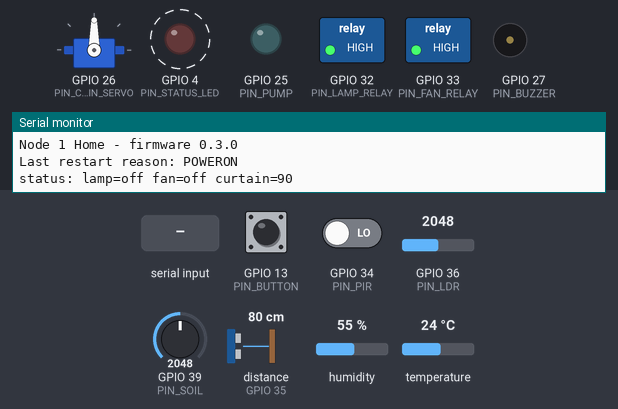
This sketch was run on a simulated ESP32. Shown: servo, switched loads named in the sketch (green lamp = pin HIGH), output pins drawn as LEDs (lit = HIGH), buzzer (waves = sounding), the last lines printed to the serial monitor. Wiring (from diagram.json): ultrasonic range finder: trigger GPIO 15; echo GPIO 35. Dashed ring = blinking. The test bench sets the inputs (shaded band); at power-on: GPIO 13 (PIN_BUTTON) HIGH, GPIO 34 (PIN_PIR) LOW, GPIO 36 (PIN_LDR) = 2048, GPIO 39 (PIN_SOIL) = 2048, distance to the obstacle (sensor on GPIO 35) 80 cm, humidity 55 %, temperature 24 °C. The echo pulse lasts 58.3 µs per cm; pins used as bus, display or sensor lines are not drawn.

Above: at 1.7 s.
1.8 s: GPIO 13 (PIN_BUTTON) pulled LOW for 0.15 s
At 3.3 s:
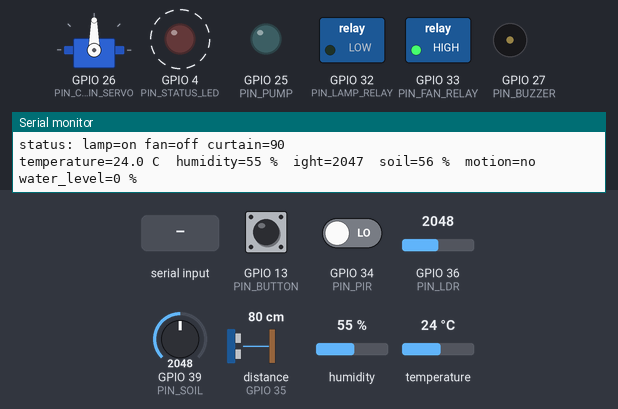
6.4 s: "fan on\n" received over Serial
At 8.2 s:
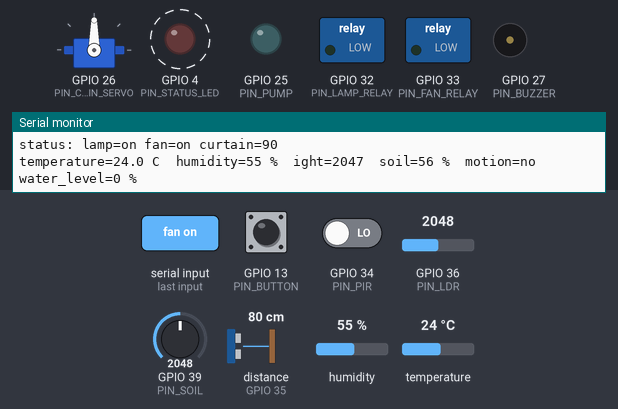
10.8 s: "lamp off\n" received over Serial
At 11.9 s:
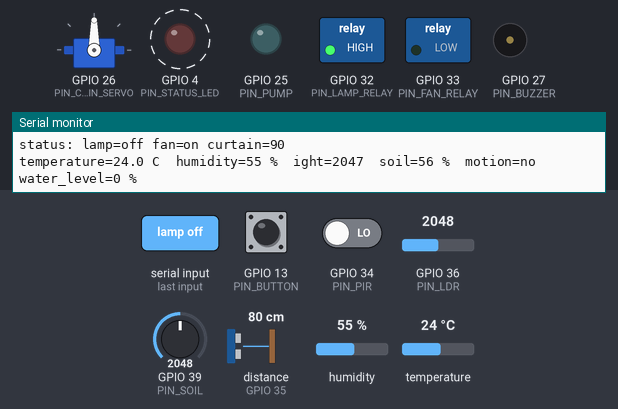
15.1 s: "fan off\n" received over Serial
At 16.7 s:
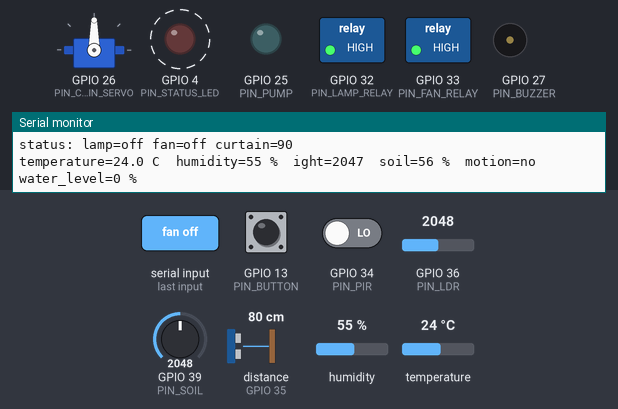
21.8 s: "beep\n" received over Serial
At 21.87 s:
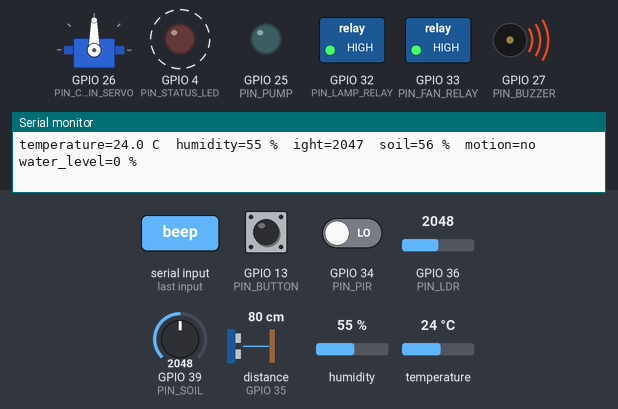
Timing chart, 0 to 29.8 s (numbered marks = the images above; inputs shaded):
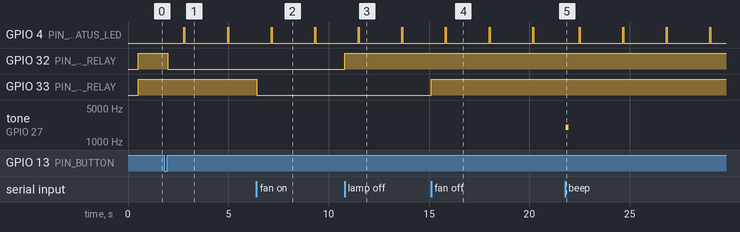

Measured:
- after the input at 1.8 s, GPIO 32 (PIN_LAMP_RELAY): HIGH → LOW after 0.18 s
- after the input at 6.4 s, GPIO 33 (PIN_FAN_RELAY): HIGH → LOW at once
- after the input at 10.8 s, GPIO 32 (PIN_LAMP_RELAY): LOW → HIGH at once
- after the input at 15.1 s, GPIO 33 (PIN_FAN_RELAY): LOW → HIGH at once
- after the input at 21.8 s, tone on GPIO 27 (PIN_BUZZER): silent → 2000 Hz at once, → silent 0.15 s later
- by itself, GPIO 4 (PIN_STATUS_LED): alternates HIGH for 0.05 s and LOW for 2.1 s

The sketch:

node-1-home.ino
```cpp
// Node 1 "Home" - firmware v0.3.0 (updated in Module 6)
// The running project: Mini Smart Home.
//
// New in v0.3.0: all five Node 1 sensors are read for real (DHT22, LDR, soil sensor,
// PIR, HC-SR04), plus a first, local version of two automation rules:
// "automatic watering" (refused if the water tank is too low) and "automatic lamp".
// You can still try the actuators from the Serial Monitor, for example:
// lamp on, fan off, pump 3, curtain 90, beep, status.
//
// Libraries: ESP32Servo version 3.2.1, DHT sensor library version 1.4.7
// (installed with it: Adafruit Unified Sensor version 1.1.15).

#include <ESP32Servo.h>
#include <DHT.h>
#include <esp_system.h>  // esp_reset_reason()

const String FIRMWARE_VERSION = "0.3.0";

// ---------- Node 1 canonical pin map (copied from PIN-MAP.md) ----------
const int PIN_STATUS_LED = 4;      // Module 2
const int PIN_BUTTON = 13;         // Module 5, INPUT_PULLUP
const int PIN_LAMP_RELAY = 32;     // Module 5, active-LOW relay
const int PIN_FAN_RELAY = 33;      // Module 5, active-LOW relay
const int PIN_PUMP = 25;           // Module 5, IRLZ44N MOSFET gate
const int PIN_CURTAIN_SERVO = 26;  // Module 5, SG90 servo
const int PIN_BUZZER = 27;         // Module 5, passive buzzer
const int PIN_DHT = 14;            // Module 6, DHT22
const int PIN_LDR = 36;            // Module 6, VP: LDR (ADC1)
const int PIN_SOIL = 39;           // Module 6, VN: capacitive soil sensor (ADC1)
const int PIN_PIR = 34;            // Module 6, PIR
const int PIN_TRIG = 15;           // Module 6, HC-SR04 TRIG
const int PIN_ECHO = 35;           // Module 6, HC-SR04 ECHO through a voltage divider
// Reserved for later modules (don't use them for anything else):
// Module 7: I2C SDA = 21, SCL = 22; microSD SCK = 18, MISO = 19, MOSI = 23, CS = 5
// Module 15: RS-485 RX = 16, TX = 17, DE/RE = 2

const int DEBOUNCE_DELAY = 30;     // milliseconds, for debouncing the button
const int LOOP_DELAY = 10;         // loop() repeats about every 10 milliseconds
const int LOOPS_PER_REPORT = 200;  // 200 x 10 ms = about 2 seconds

// ---------- Module 6: your calibration results (Practices 3 and 6) ----------
const int SOIL_DRY = 3000;          // raw soil sensor value in air
const int SOIL_WET = 1300;          // raw soil sensor value in water
const float DISTANCE_EMPTY = 20.0;  // cm: from the sensor to the bottom of the tank
const float DISTANCE_FULL = 5.0;    // cm: from the sensor to the water surface when the tank is full

// ---------- Module 6: automation rules, local version ----------
const int SOIL_WATERING_THRESHOLD = 30;  // Appendix A: "soil_watering"
const int MIN_WATER_LEVEL = 20;          // the pump is refused if the tank is less than 20% full
const int WATERING_SECONDS = 3;          // how long the pump runs when watering automatically
const int WATERING_COOLDOWN = 15;        // after a watering attempt, wait 15 reports (about 30 seconds)
const int DARK_THRESHOLD = 1000;         // light below this counts as dark

// The sensor data form. Its field names match the data contract (Syllabus Appendix A) EXACTLY.
struct SensorReading {
  float temperature;  // degrees Celsius; NAN if the DHT22 can't be read
  int humidity;       // percent; -1 if the DHT22 can't be read
  int light;          // 0 (pitch dark) to 4095 (very bright)
  int soil;           // percent: 0 = as dry as in air, 100 = as wet as in water
  bool motion;        // true if the PIR sees motion
  int water_level;    // percent of the tank filled; -1 if the HC-SR04 echo doesn't come back
};

// Current actuator states (sent later in the "ack", Appendix A)
bool lampOn = false;
bool fanOn = false;
int curtainAngle = 90;

bool lampByAutomation = false;  // true if the lamp was turned on by autoLamp()
int wateringCooldownLeft = 0;   // how many more reports before watering may be tried again

Servo curtainServo;
DHT dht(PIN_DHT, DHT22);
int loopCount = 0;

// ---------- Module 5: last restart reason (same names as Appendix A) ----------
// Turns the restart reason code into a word that is easy to read.
String resetReasonName() {
  esp_reset_reason_t reason = esp_reset_reason();
  if (reason == ESP_RST_POWERON) {
    return "POWERON";  // just powered on, EN button pressed, or a program has finished uploading
  }
  if (reason == ESP_RST_BROWNOUT) {
    return "BROWNOUT";  // the voltage briefly dropped too low
  }
  if (reason == ESP_RST_SW) {
    return "SW";  // the program itself asked for a restart
  }
  if (reason == ESP_RST_PANIC) {
    return "PANIC";  // the program crashed
  }
  if (reason == ESP_RST_INT_WDT || reason == ESP_RST_TASK_WDT || reason == ESP_RST_WDT) {
    return "WDT";  // a "watchdog" restarted a stuck program (Module 8)
  }
  if (reason == ESP_RST_DEEPSLEEP) {
    return "DEEPSLEEP";  // woke up from deep sleep (Module 9)
  }
  return "UNKNOWN";  // some other reason that rarely happens
}

// ---------- Module 5: actuators ----------
void setLamp(bool isOn) {
  lampOn = isOn;
  lampByAutomation = false;  // assume a manual command; autoLamp() marks its own
  if (isOn) {
    digitalWrite(PIN_LAMP_RELAY, LOW);  // active-LOW relay
  } else {
    digitalWrite(PIN_LAMP_RELAY, HIGH);
  }
}

void setFan(bool isOn) {
  fanOn = isOn;
  if (isOn) {
    digitalWrite(PIN_FAN_RELAY, LOW);
  } else {
    digitalWrite(PIN_FAN_RELAY, HIGH);
  }
}

// Module 6: the pump only runs if the tank has enough water, measured right before the pump starts.
void runPump(int seconds) {
  seconds = constrain(seconds, 1, 10);  // safety limit: 1-10 seconds
  delay(60);  // HC-SR04 datasheet: wait at least 60 ms after the previous measurement (Concept 10)
  int waterLevel = readWaterLevel();
  if (waterLevel < MIN_WATER_LEVEL) {  // -1 (unreadable) is smaller too, so it is refused as well
    Serial.print("pump REFUSED: water level ");
    if (waterLevel < 0) {
      Serial.println("unreadable");
    } else {
      Serial.print("only ");
      Serial.print(waterLevel);
      Serial.println(" %");
    }
    return;
  }
  Serial.print("pump running for ");
  Serial.print(seconds);
  Serial.println(" seconds...");
  digitalWrite(PIN_PUMP, HIGH);
  delay(seconds * 1000);  // still blocks for now; Module 8 makes it work without delay()
  digitalWrite(PIN_PUMP, LOW);
}

void setCurtain(int angle) {
  curtainAngle = constrain(angle, 0, 180);
  curtainServo.write(curtainAngle);
}

void soundBuzzer() {
  ledcWriteTone(PIN_BUZZER, 2000);  // 2,000 Hz
  delay(150);
  ledcWriteTone(PIN_BUZZER, 0);
}

// ---------- Module 5: set up all the pins ----------
void setupPins() {
  pinMode(PIN_STATUS_LED, OUTPUT);
  pinMode(PIN_BUTTON, INPUT_PULLUP);

  pinMode(PIN_LAMP_RELAY, OUTPUT);
  pinMode(PIN_FAN_RELAY, OUTPUT);
  setLamp(false);  // switch off right away: pinMode(OUTPUT) has just made the pin LOW (= relay pulls in)
  setFan(false);

  pinMode(PIN_PUMP, OUTPUT);
  digitalWrite(PIN_PUMP, LOW);

  // The servo is attached BEFORE the buzzer: this order keeps the two from fighting over a PWM channel.
  curtainServo.setPeriodHertz(50);
  curtainServo.attach(PIN_CURTAIN_SERVO, 500, 2400);
  setCurtain(curtainAngle);

  ledcAttach(PIN_BUZZER, 2000, 10);

  // Module 6: sensors
  dht.begin();
  pinMode(PIN_PIR, INPUT);
  pinMode(PIN_TRIG, OUTPUT);
  digitalWrite(PIN_TRIG, LOW);
  pinMode(PIN_ECHO, INPUT);
}

// ---------- Module 5: manual button with debounce ----------
// Returns true ONCE for every real press.
bool buttonPressed() {
  if (digitalRead(PIN_BUTTON) == HIGH) {  // not being pressed
    return false;
  }
  delay(DEBOUNCE_DELAY);                  // wait for the bouncing to settle...
  if (digitalRead(PIN_BUTTON) == HIGH) {  // ...already released again: just noise
    return false;
  }
  while (digitalRead(PIN_BUTTON) == LOW) {  // wait until the finger is lifted
    delay(1);
  }
  delay(DEBOUNCE_DELAY);  // the button also bounces when it is released
  return true;
}

String onOffText(bool isOn) {
  if (isOn) {
    return "on";
  }
  return "off";
}

void printStatus() {
  Serial.print("status: lamp=");
  Serial.print(onOffText(lampOn));
  Serial.print(" fan=");
  Serial.print(onOffText(fanOn));
  Serial.print(" curtain=");
  Serial.println(curtainAngle);
}

// Returns true if the text is NOT a number: toInt() gives 0, but the text isn't "0" (as in Practice 5).
bool notANumber(String text) {
  return text.toInt() == 0 && text != "0";
}

// ---------- Module 5: commands from the Serial Monitor (Module 11 replaces them with MQTT) ----------
void checkSerialCommand() {
  if (Serial.available() == 0) {
    return;
  }
  String command = Serial.readStringUntil('\n');
  command.trim();
  command.toLowerCase();

  if (command == "lamp on") {
    setLamp(true);
  } else if (command == "lamp off") {
    setLamp(false);
  } else if (command == "fan on") {
    setFan(true);
  } else if (command == "fan off") {
    setFan(false);
  } else if (command.startsWith("pump ")) {
    String number = command.substring(5);  // the text after "pump "
    if (notANumber(number)) {
      Serial.println("Need a number of seconds. Example: pump 3");
      return;
    }
    runPump(number.toInt());
  } else if (command.startsWith("curtain ")) {
    String number = command.substring(8);  // the text after "curtain "
    if (notANumber(number)) {
      Serial.println("Need a number of degrees. Example: curtain 90");
      return;
    }
    setCurtain(number.toInt());
  } else if (command == "beep") {
    soundBuzzer();
  } else if (command != "status") {
    Serial.println("Unknown command. Examples: lamp on, fan off, pump 3, curtain 90, beep, status");
    return;
  }
  printStatus();
}

// ---------- Module 6: read the real sensors ----------
// Averages 20 analog readings in a row to smooth out the noise.
int readAnalogAverage(int pin) {
  long sum = 0;
  for (int i = 0; i < 20; i++) {
    sum += analogRead(pin);
    delay(2);
  }
  return sum / 20;
}

int readLight() {
  return 4095 - readAnalogAverage(PIN_LDR);  // inverted: the brighter it is, the bigger the number
}

int readSoilPercent() {
  int percent = map(readAnalogAverage(PIN_SOIL), SOIL_DRY, SOIL_WET, 0, 100);
  return constrain(percent, 0, 100);
}

// Measures the distance once, in cm. Returns -1 if the echo doesn't come back.
float measureDistanceCm() {
  digitalWrite(PIN_TRIG, LOW);
  delayMicroseconds(2);
  digitalWrite(PIN_TRIG, HIGH);
  delayMicroseconds(10);
  digitalWrite(PIN_TRIG, LOW);
  unsigned long duration = pulseIn(PIN_ECHO, HIGH, 30000);
  if (duration == 0) {
    return -1;
  }
  return duration / 58.0;
}

int readWaterLevel() {
  float distance = measureDistanceCm();
  if (distance < 0) {
    return -1;  // unknown
  }
  int percent = (DISTANCE_EMPTY - distance) * 100 / (DISTANCE_EMPTY - DISTANCE_FULL);
  return constrain(percent, 0, 100);
}

SensorReading readSensors() {
  SensorReading b;
  b.temperature = dht.readTemperature();
  float humidity = dht.readHumidity();
  if (isnan(humidity)) {
    b.humidity = -1;
  } else {
    b.humidity = round(humidity);  // rounded to the nearest whole number
  }
  b.light = readLight();
  b.soil = readSoilPercent();
  b.motion = digitalRead(PIN_PIR) == HIGH;
  b.water_level = readWaterLevel();
  return b;
}

// ---------- Module 7: show the reading on the OLED display ----------
void showOnDisplay(SensorReading b) {
  // not filled in yet
}

// ---------- Modules 6 & 19: automation rules (watering, lamp, fan) ----------
void autoWatering(SensorReading b) {
  if (wateringCooldownLeft > 0) {  // just tried to water: wait first
    wateringCooldownLeft--;
    return;
  }
  if (b.soil < SOIL_WATERING_THRESHOLD) {
    Serial.print("Dry soil (");
    Serial.print(b.soil);
    Serial.print(" %): ");
    runPump(WATERING_SECONDS);                 // the tank safety check is inside runPump()
    wateringCooldownLeft = WATERING_COOLDOWN;  // pumped or refused: don't retry for about 30 seconds
  }
}

void autoLamp(SensorReading b) {
  bool dark = b.light < DARK_THRESHOLD;
  if (b.motion && dark && !lampOn) {
    Serial.println("Motion in the dark: automatic lamp on.");
    setLamp(true);
    lampByAutomation = true;
  }
  if (!b.motion && lampByAutomation) {  // only turns off a lamp it turned on itself
    Serial.println("All quiet: automatic lamp off.");
    setLamp(false);
  }
}

void controlActuators(SensorReading b) {
  autoWatering(b);
  autoLamp(b);
  // Module 19 adds the automatic fan (Appendix A: "temp_fan_on")
}

// ---------- Modules 10-11: send the reading to the server ----------
void sendData(SensorReading b) {
  // not filled in yet
}

// ---------- Module 8: status blink as a "heartbeat" ----------
void blinkStatus() {
  digitalWrite(PIN_STATUS_LED, HIGH);
  delay(50);
  digitalWrite(PIN_STATUS_LED, LOW);
}

// Prints a number, or "--" if the value is not valid (less than 0).
void printValue(int value) {
  if (value < 0) {
    Serial.print("--");
  } else {
    Serial.print(value);
  }
}

// Prints the reading to the Serial Monitor (our own helper).
void printReading(SensorReading b) {
  Serial.print("temperature=");
  if (isnan(b.temperature)) {
    Serial.print("--");
  } else {
    Serial.print(b.temperature, 1);
  }
  Serial.print(" C  humidity=");
  printValue(b.humidity);
  Serial.print(" %  light=");
  Serial.print(b.light);
  Serial.print("  soil=");
  Serial.print(b.soil);
  Serial.print(" %  motion=");
  if (b.motion) {
    Serial.print("yes");
  } else {
    Serial.print("no");
  }
  Serial.print("  water_level=");
  printValue(b.water_level);
  Serial.println(" %");
}

void setup() {
  Serial.begin(115200);
  delay(500);
  Serial.println();
  Serial.println("Node 1 Home - firmware " + FIRMWARE_VERSION);
  Serial.println("Last restart reason: " + resetReasonName());
  setupPins();
  printStatus();
}

void loop() {
  // The button and Serial are checked on every pass (about 100 times per second),
  // so no button press is missed. A sensor report about every 2 seconds is enough.
  if (buttonPressed()) {
    setLamp(!lampOn);
    printStatus();
  }
  checkSerialCommand();

  loopCount++;
  if (loopCount >= LOOPS_PER_REPORT) {
    loopCount = 0;
    SensorReading reading = readSensors();
    printReading(reading);
    showOnDisplay(reading);
    controlActuators(reading);
    sendData(reading);
    blinkStatus();
  }
  delay(LOOP_DELAY);
}
```
